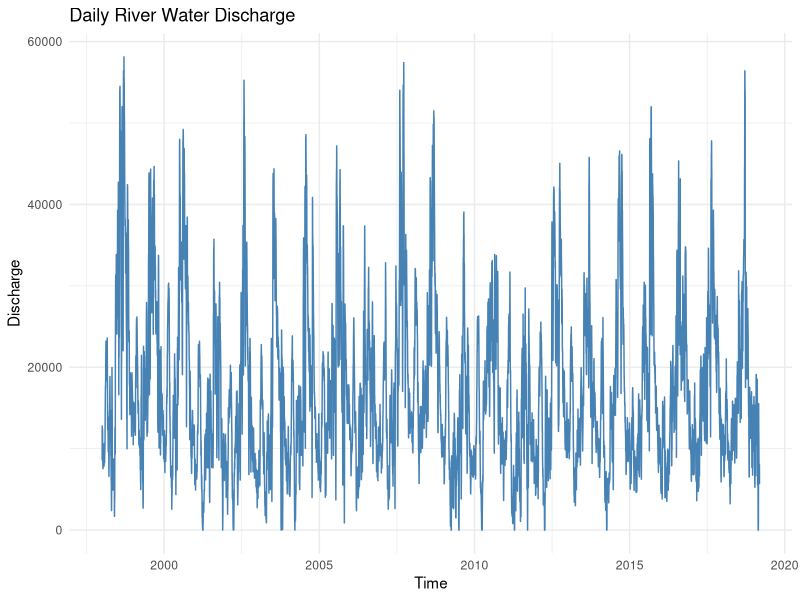
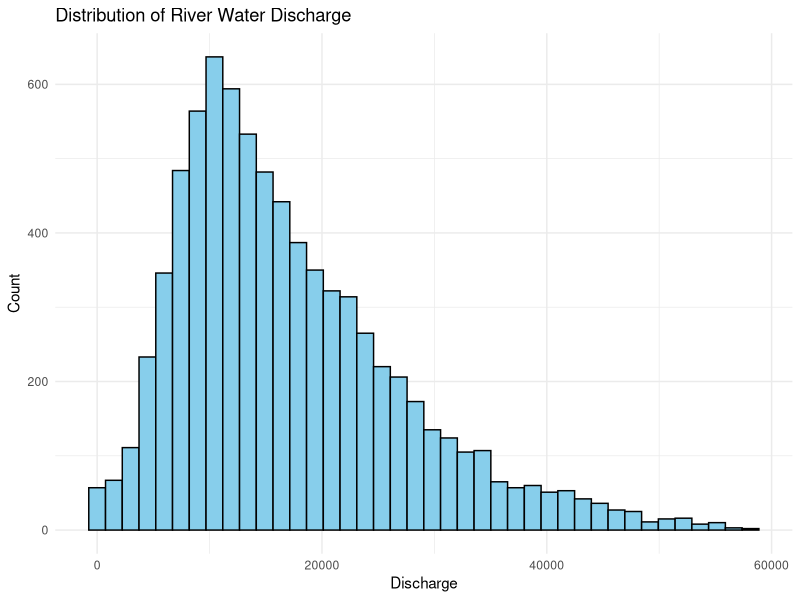
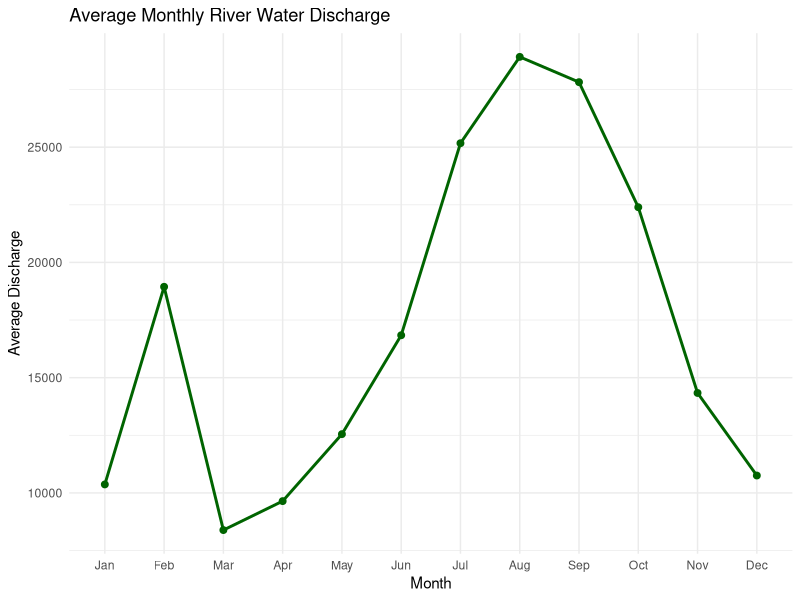
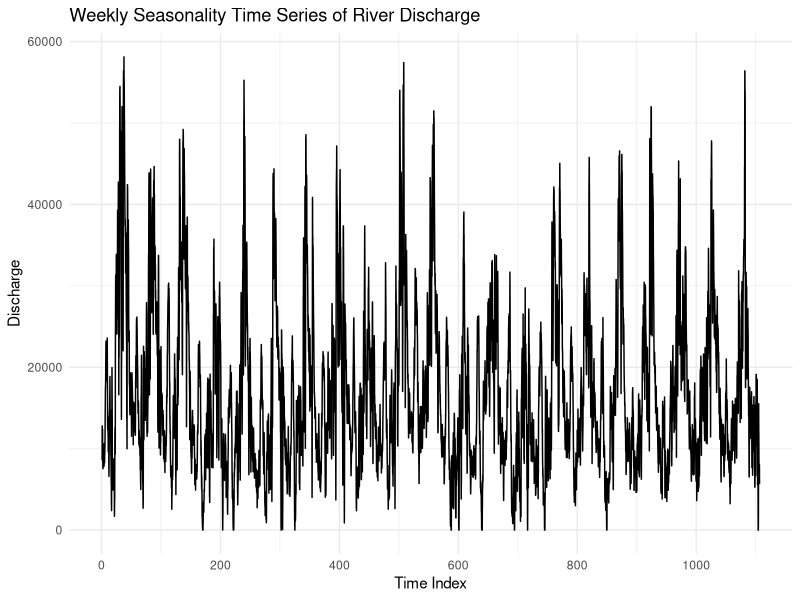
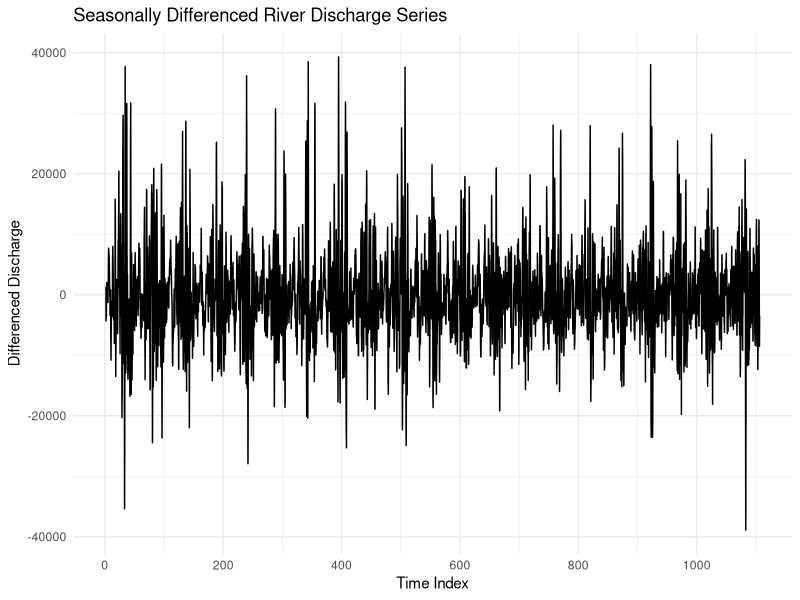
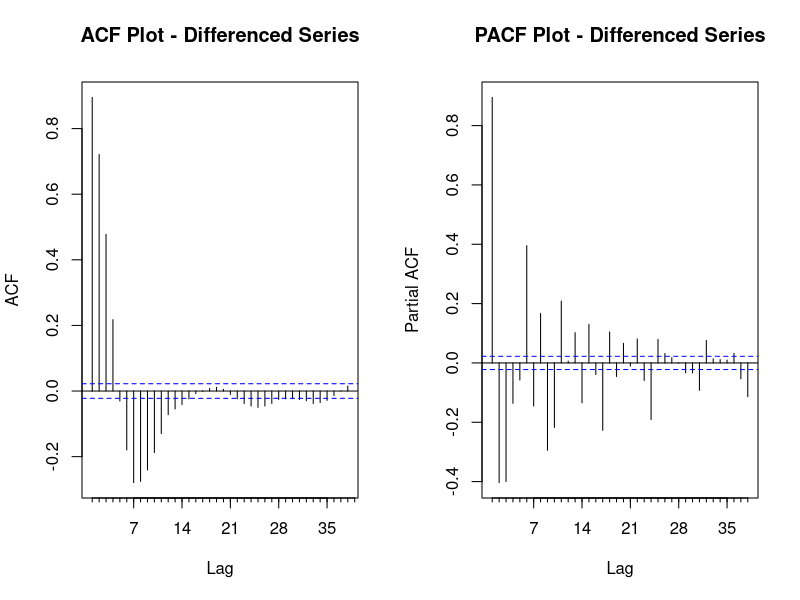
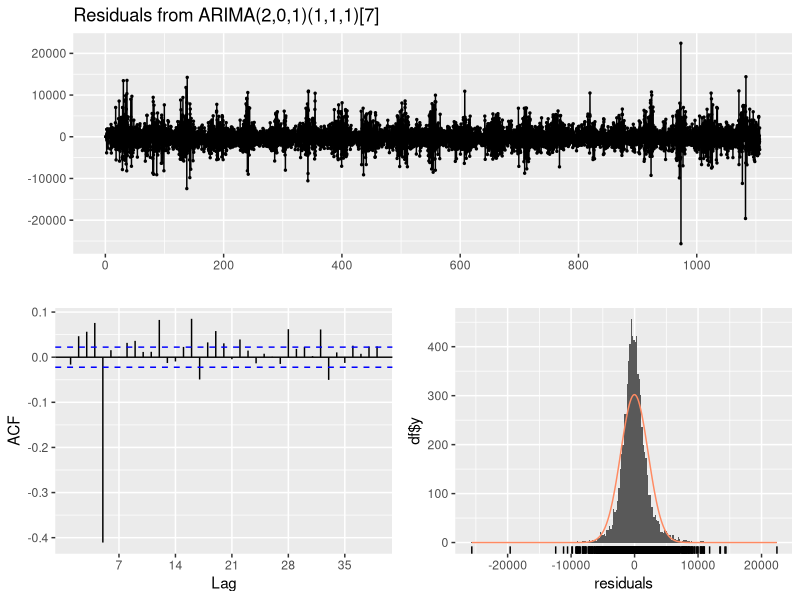
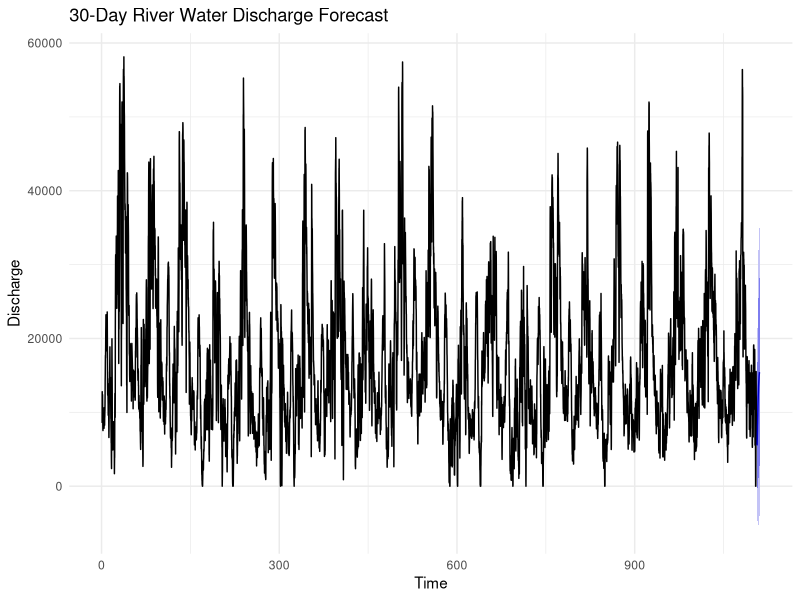

Write the R code that produced these figures, in order.
# 1. Load Required Libraries
#install.packages(c("forecast", "tseries", "ggplot2", "dplyr", "lubridate"))
library(forecast)
library(tseries)
library(ggplot2)
library(dplyr)
library(lubridate)

# 2. Read Dataset & Structure Inspection
data <- read.csv("bputra2.csv", check.names = FALSE)

# Convert Date column (Format: DD-MMM-YY, e.g., '1-Jan-98')
data$Date <- as.Date(data$Date, format = "%d-%b-%y")

# Sort observations chronologically
data <- data %>% arrange(Date)

# Dataset structure and summary information
str(data)
summary(data)

# 3. Data Preprocessing
# Check missing values
cat("Missing Values:\n")
colSums(is.na(data))

# Impute missing Discharge values using linear interpolation (standard hydrological practice)
data$Discharge <- zoo::na.approx(data$Discharge, na.rm = FALSE)
data$Discharge[is.na(data$Discharge)] <- median(data$Discharge, na.rm = TRUE)

# Remove duplicates if any
data <- distinct(data)

# Create useful date features
data$DayOfWeek <- weekdays(data$Date)
data$Month <- month(data$Date, label = TRUE)
data$Year <- year(data$Date)

# 4. Exploratory Data Analysis (EDA)
# 4.1 Overall River Discharge Timeline Plot
ggplot(data, aes(x = Date, y = Discharge)) +
  geom_line(color = "steelblue") +
  labs(title = "Daily River Water Discharge",
       x = "Time",
       y = "Discharge") +
  theme_minimal()

# 4.2 Distribution of River Discharge
ggplot(data, aes(x = Discharge)) +
  geom_histogram(bins = 40, fill = "skyblue", color = "black") +
  labs(title = "Distribution of River Water Discharge",
       x = "Discharge",
       y = "Count") +
  theme_minimal()

# 4.3 Average Discharge by Month
monthly_avg <- data %>%
  group_by(Month) %>%
  summarise(Average_Discharge = mean(Discharge, na.rm = TRUE))

ggplot(monthly_avg, aes(x = Month, y = Average_Discharge, group = 1)) +
  geom_line(color = "darkgreen", size = 1) +
  geom_point(size = 2, color = "darkgreen") +
  labs(title = "Average Monthly River Water Discharge",
       x = "Month",
       y = "Average Discharge") +
  theme_minimal()

# 5. Convert into Time Series Object
# Weekly seasonality frequency (7 days)
discharge_ts <- ts(data$Discharge, frequency = 7)

# Plot time series object
autoplot(discharge_ts) +
  labs(title = "Weekly Seasonality Time Series of River Discharge",
       x = "Time Index",
       y = "Discharge") +
  theme_minimal()

# 6. Stationarity Test
adf_result <- adf.test(discharge_ts)
print(adf_result)
# Seasonal differencing (lag = 7) to achieve stationarity
discharge_diff <- diff(discharge_ts, lag = 7)
autoplot(discharge_diff) +
  labs(title = "Seasonally Differenced River Discharge Series",
       x = "Time Index",
       y = "Differenced Discharge") +
  theme_minimal()

adf_diff <- adf.test(na.omit(discharge_diff))
print(adf_diff)

# 7. ACF and PACF Plots
par(mfrow = c(1, 2))
Acf(discharge_diff, main = "ACF Plot - Differenced Series")
Pacf(discharge_diff, main = "PACF Plot - Differenced Series")
par(mfrow = c(1, 1))

# 8. Build Candidate SARIMA Models for Discharge
model1 <- Arima(discharge_ts, order = c(1, 0, 1), seasonal = list(order = c(1, 1, 1), period = 7))
model2 <- Arima(discharge_ts, order = c(1, 0, 1), seasonal = list(order = c(2, 1, 1), period = 7))
model3 <- Arima(discharge_ts, order = c(2, 0, 1), seasonal = list(order = c(1, 1, 1), period = 7))
model4 <- Arima(discharge_ts, order = c(2, 0, 1), seasonal = list(order = c(2, 1, 1), period = 7))

# 9. Compare Models Using AIC & BIC
comparison <- data.frame(
  Model = c("SARIMA(1,0,1)(1,1,1)[7]",
            "SARIMA(1,0,1)(2,1,1)[7]",
            "SARIMA(2,0,1)(1,1,1)[7]",
            "SARIMA(2,0,1)(2,1,1)[7]"),
  AIC = c(AIC(model1), AIC(model2), AIC(model3), AIC(model4)),
  BIC = c(BIC(model1), BIC(model2), BIC(model3), BIC(model4))
)
print(comparison)

# Select best model based on lowest AIC
best_index <- which.min(comparison$AIC)
cat("\nBest Model:\n")
print(comparison[best_index, ])

best_model <- list(model1, model2, model3, model4)[[best_index]]
summary(best_model)

# 10. Residual Diagnostics
checkresiduals(best_model)

# Box-Ljung Test for Residual Autocorrelation
Box.test(residuals(best_model), lag = 20, type = "Ljung")

# 11. Forecast River Water Discharge (30 Days Ahead)
forecast_discharge <- forecast(best_model, h = 30)
print(forecast_discharge)

autoplot(forecast_discharge) +
  labs(title = "30-Day River Water Discharge Forecast",
       x = "Time",
       y = "Discharge") +
  theme_minimal()

# Save forecast values with dates
forecast_values <- data.frame(
  Date = seq(max(data$Date) + 1, by = "day", length.out = 30),
  Forecast_Discharge = as.numeric(forecast_discharge$mean),
  Lower_95 = forecast_discharge$lower[, 2],
  Upper_95 = forecast_discharge$upper[, 2]
)

print(forecast_values)

# 12. Peak Flood Load & Risk Analysis
# Aggregate Daily Peak Discharge
daily_peak <- data %>%
  group_by(Date) %>%
  summarise(Peak_Discharge = max(Discharge, na.rm = TRUE),
            Flood_Event = max(Flood, na.rm = TRUE))

# Plot Daily Peak Discharge & Actual Flood Markers
ggplot(daily_peak, aes(x = Date, y = Peak_Discharge)) +
  geom_line(color = "red") +
  geom_point(data = subset(daily_peak, Flood_Event == 1), aes(y = Peak_Discharge), color = "black", size = 1.5) +
  labs(title = "Daily Peak River Discharge & Flood Occurrences (Black Points)",
       x = "Date",
       y = "Peak Discharge") +
  theme_minimal()

# 13. Peak Flood Forecasting using Auto ARIMA
peak_ts <- ts(daily_peak$Peak_Discharge, frequency = 7)
peak_model <- auto.arima(peak_ts, seasonal = TRUE)

summary(peak_model)

peak_forecast <- forecast(peak_model, h = 30)

autoplot(peak_forecast) +
  labs(title = "30-Day Peak Flood Discharge Forecast",
       x = "Days",
       y = "Peak Discharge") +
  theme_minimal()

# 14. Weekly Flood Risk Pattern Analysis
weekly_flood <- data %>%
  group_by(DayOfWeek) %>%
  summarise(Average_Discharge = mean(Discharge, na.rm = TRUE),
            Flood_Count = sum(Flood, na.rm = TRUE))

ggplot(weekly_flood, aes(x = reorder(DayOfWeek, Average_Discharge), y = Average_Discharge, fill = DayOfWeek)) +
  geom_col(show.legend = FALSE) +
  labs(title = "Average River Discharge by Day of Week",
       x = "Day of Week",
       y = "Average Discharge") +
  theme_minimal()

# 15. Monthly Flood & Discharge Seasonality Pattern
monthly_pattern <- data %>%
  group_by(Month) %>%
  summarise(
    Average_Discharge = mean(Discharge, na.rm = TRUE),
    Total_Floods = sum(Flood, na.rm = TRUE)
  )

ggplot(monthly_pattern, aes(x = Month, y = Average_Discharge, group = 1)) +
  geom_line(color = "darkblue", size = 1) +
  geom_point(size = 2.5, color = "darkred") +
  labs(title = "Average Monthly River Water Discharge Seasonality",
       x = "Month",
       y = "Average Discharge") +
  theme_minimal()
